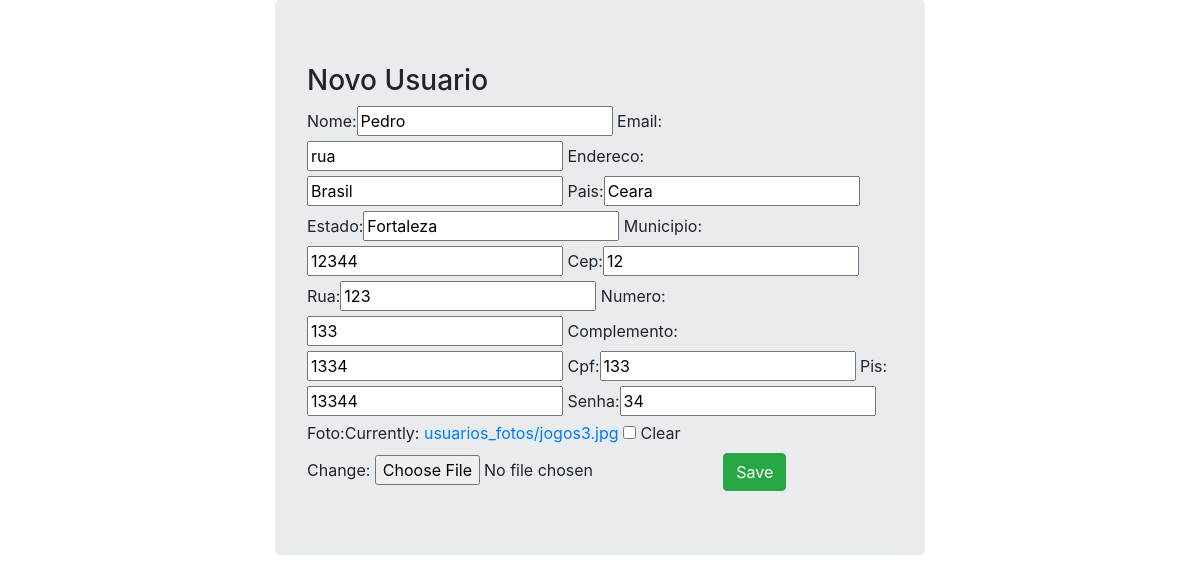
Screenshot of /person/update/5/ (signed in) with the database file from the repository.
### usuarios/models.py (models this page shows, shortened)
class Person(models.Model):
    nome = models.CharField(max_length=100)
    email = models.CharField(max_length=100)
    endereco = models.CharField(max_length=150)
    pais = models.CharField(max_length=20)
    estado = models.CharField(max_length=20)
    municipio = models.CharField(max_length=20)
    cep = models.IntegerField()
    rua = models.CharField(max_length=20)
    numero = models.IntegerField()
    complemento = models.CharField(max_length=50)
    cpf = models.IntegerField()
    pis = models.IntegerField()
    senha = models.IntegerField()
    foto = models.ImageField(upload_to='usuarios_fotos', null=True, blank=True) #opcional

### usuarios/views.py (the view)
# urls.py: path('update/<int:id>/', persons_update, name='persons_update'),
@login_required
def persons_update(request, id):
    person =  get_object_or_404(Person, pk=id)
    form =  PersonForm(request.POST or None, request.FILES or None, instance=person)
    if form.is_valid():
        form.save()
        return redirect('person_list')
    return render(request, 'person_forms.html', {'form': form})

### usuarios/forms.py
class PersonForm(ModelForm):
    class Meta:
        model = Person
        fields = ['nome','email','endereco','pais','estado','municipio','cep','rua',
        'numero','complemento','cpf','pis','senha','foto']

### templates/person_forms.html (shortened to what this page needs)
{% extends 'base.html' %}
{% load bootstrap %}
{% block main %}
    <h3>Novo Usuario</h3>
    <form method="POST" enctype="multipart/form-data">
        {{ form|bootstrap }}
        <button type="submit"class="btn btn-success">Save</button>
    </form>
{% endblock %}

### estaticos/stick-footer.css (style rules this page uses)
html { position: relative; min-height: 100%; }
body { margin-bottom: 60px; }

### rows the page displays
Person: nome "Pedro", email "rua", endereco "Brasil", pais "Ceara", estado "Fortaleza", municipio "12344", cep "12", rua "123", numero "133", complemento "1334", cpf "133", pis "13344", senha "34"
